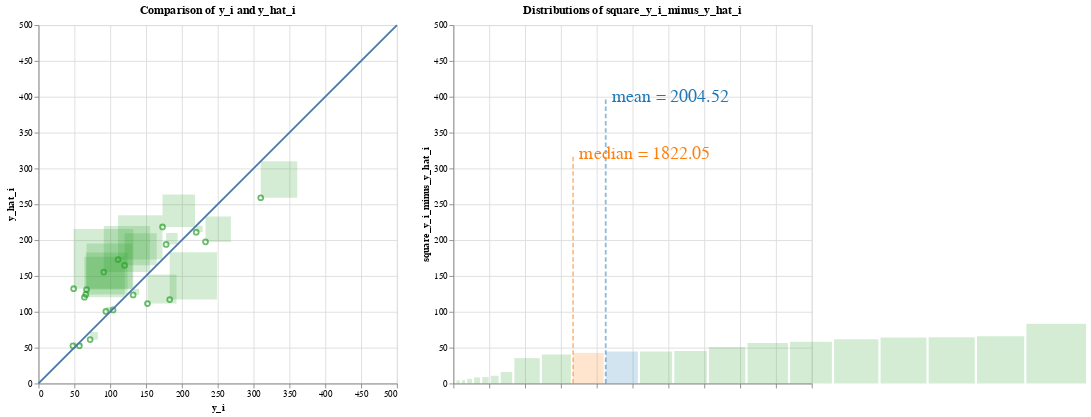

The notebook cell saved with this chart:
### Code cell
# mean squared error
########### BEGIN COMPUTATION GRAPH ##########
## Everything below can be extracted from the abstract syntax tree

square_y_i_minus_y_hat_i = np.square(y_i_minus_y_hat_i)
mean_square_error = np.mean(square_y_i_minus_y_hat_i)
data_dict['square_y_i_minus_y_hat_i'] = square_y_i_minus_y_hat_i
data_dict['mean_square_error'] = mean_square_error

mean = ComputationNode('mean', None, 'mean', input_data=['square_y_i_minus_y_hat_i'], output_data='mean_square_error')
square_residuals = ComputationNode('square_y_i_minus_y_hat_i', mean, 'vector_square', input_data=['y_i_minus_y_hat_i'], output_data='square_y_i_minus_y_hat_i')
vector_difference_residuals = ComputationNode('vector_difference_residuals', square_residuals, 'vector_diff', input_data=['y_i', 'y_hat_i'], output_data='y_i_minus_y_hat_i')
y_i_res_node = ComputationNode('literal_yi_res', vector_difference_residuals, 'vector', output_data='y_i')
y_hat_node = ComputationNode('literal_yhat', vector_difference_residuals, 'vector', output_data='y_hat_i')

parser = ComputationTreeParser(mean)
parser.parse_computation_tree()
vis_containers = parser.visualization_containers
########### END COMPUTATION GRAPH ##########
# print("vis_containers is ")
# [vc.pp() for vc in vis_containers]
r = AltairRenderer(vis_containers, data_dict, input_vars=input_vars)
charts = r.convert_to_charts()

charts.display()

### Figure 1 — Vega-Lite specification as saved in the notebook (floating-point values rounded to 4 significant figures)
{"config": {"view": {"continuousWidth": 400, "continuousHeight": 300}}, "hconcat": [{"layer": [{"mark": "point", "encoding": {"color": {"condition": {"value": "yellow", "selection": "selector003"}, "field": "color", "legend": null, "scale": {"scheme": "category10"}, "type": "nominal"}, "tooltip": [{"field": "age", "type": "quantitative"}, {"field": "bmi", "type": "quantitative"}, {"field": "bp", "type": "quantitative"}, {"field": "glu", "type": "quantitative"}, {"field": "hdl", "type": "quantitative"}, {"field": "id", "type": "quantitative"}, {"field": "ldl", "type": "quantitative"}, {"field": "ltg", "type": "quantitative"}, {"field": "sex", "type": "quantitative"}, {"field": "tc", "type": "quantitative"}, {"field": "tch", "type": "quantitative"}, {"field": "y_hat_i", "type": "quantitative"}, {"field": "y_i", "type": "quantitative"}], "x": {"axis": {"title": "y_i"}, "field": "x", "scale": {"domain": [0, 500]}, "type": "quantitative"}, "y": {"axis": {"title": "y_hat_i"}, "field": "y", "scale": {"domain": [0, 500]}, "type": "quantitative"}}, "height": 400.0, "title": "Comparison of y_i and y_hat_i", "width": 400.0}, {"mark": {"type": "rect", "opacity": 0.2}, "encoding": {"color": {"condition": {"value": "yellow", "selection": "selector003"}, "field": "color", "legend": null, "scale": {"scheme": "category10"}, "type": "nominal"}, "tooltip": [{"field": "age", "type": "quantitative"}, {"field": "bmi", "type": "quantitative"}, {"field": "bp", "type": "quantitative"}, {"field": "glu", "type": "quantitative"}, {"field": "hdl", "type": "quantitative"}, {"field": "id", "type": "quantitative"}, {"field": "ldl", "type": "quantitative"}, {"field": "ltg", "type": "quantitative"}, {"field": "sex", "type": "quantitative"}, {"field": "tc", "type": "quantitative"}, {"field": "tch", "type": "quantitative"}, {"field": "y_hat_i", "type": "quantitative"}, {"field": "y_i", "type": "quantitative"}], "x": {"axis": {"title": "y_i"}, "field": "x", "scale": {"domain": [0, 500]}, "type": "quantitative"}, "x2": {"field": "squarex2"}, "y": {"axis": {"title": "y_hat_i"}, "field": "y", "scale": {"domain": [0, 500]}, "type": "quantitative"}, "y2": {"field": "squarey2"}}, "height": 400.0, "selection": {"selector003": {"type": "single", "fields": ["id"], "on": "mouseover", "empty": "none"}}, "title": "Magnitudes of square_y_i_minus_y_hat_i", "width": 400.0}, {"data": {"name": "data-e18c70fdf05de719b9350ab397f3d2c9"}, "mark": "line", "encoding": {"x": {"field": "x", "type": "quantitative"}, "y": {"field": "y", "type": "quantitative"}}}], "data": {"name": "data-61a1e290dadb42f802a7618992d736bb"}}, {"layer": [{"data": {"name": "data-4f19f44790161b023e6e6b97f04e1878"}, "mark": {"type": "rect", "opacity": 0.2}, "encoding": {"color": {"condition": {"value": "yellow", "selection": "selector003"}, "field": "color", "legend": null, "scale": {"scheme": "category10"}, "type": "nominal"}, "tooltip": [{"field": "age", "type": "quantitative"}, {"field": "bmi", "type": "quantitative"}, {"field": "bp", "type": "quantitative"}, {"field": "glu", "type": "quantitative"}, {"field": "hdl", "type": "quantitative"}, {"field": "id", "type": "quantitative"}, {"field": "ldl", "type": "quantitative"}, {"field": "ltg", "type": "quantitative"}, {"field": "sex", "type": "quantitative"}, {"field": "tc", "type": "quantitative"}, {"field": "tch", "type": "quantitative"}, {"field": "y_hat_i", "type": "quantitative"}, {"field": "y_i", "type": "quantitative"}], "x": {"axis": {"labels": false, "title": ""}, "field": "squarex", "scale": {"domain": [0, 500]}, "type": "quantitative"}, "x2": {"field": "x2"}, "y": {"axis": {"title": "square_y_i_minus_y_hat_i"}, "field": "y", "scale": {"domain": [0, 500]}, "type": "quantitative"}, "y2": {"field": "y2"}}, "height": 400.0, "selection": {"selector003": {"type": "single", "fields": ["id"], "on": "mouseover", "empty": "none"}}, "title": "Distributions of square_y_i_minus_y_hat_i"}, {"data": {"name": "data-88e0cf213edf0deed61a4e0246b177b2"}, "mark": {"type": "line", "opacity": 0.5, "strokeDash": [5, 3], "strokeWidth": 2}, "encoding": {"color": {"field": "color", "legend": null, "scale": {"scheme": "category10"}, "type": "nominal"}, "x": {"field": "x", "type": "quantitative"}, "y": {"field": "y", "type": "quantitative"}}}, {"data": {"name": "data-88e0cf213edf0deed61a4e0246b177b2"}, "mark": {"type": "text", "align": "left", "baseline": "middle", "dx": 7, "fontSize": 20}, "encoding": {"color": {"field": "color", "legend": null, "scale": {"scheme": "category10"}, "type": "nominal"}, "text": {"value": "mean = 2004.52"}, "x": {"field": "x", "type": "quantitative"}, "y": {"field": "y", "type": "quantitative"}}, "transform": [{"filter": "(datum.y > 0)"}]}, {"data": {"name": "data-abf910d9a85d46276cb485285b5f25bf"}, "mark": {"type": "line", "opacity": 0.5, "strokeDash": [5, 3], "strokeWidth": 2}, "encoding": {"color": {"field": "color", "legend": null, "scale": {"scheme": "category10"}, "type": "nominal"}, "x": {"field": "x", "type": "quantitative"}, "y": {"field": "y", "type": "quantitative"}}}, {"data": {"name": "data-abf910d9a85d46276cb485285b5f25bf"}, "mark": {"type": "text", "align": "left", "baseline": "middle", "dx": 7, "fontSize": 20}, "encoding": {"color": {"field": "color", "legend": null, "scale": {"scheme": "category10"}, "type": "nominal"}, "text": {"value": "median = 1822.05"}, "x": {"field": "x", "type": "quantitative"}, "y": {"field": "y", "type": "quantitative"}}, "transform": [{"filter": "(datum.y > 0)"}]}]}], "$schema": "https://vega.github.io/schema/vega-lite/v4.17.0.json", "datasets": {"data-61a1e290dadb42f802a7618992d736bb": [{"linediff": 35.38, "color": "square_y_i_minus_y_hat_i", "x": 233.0, "y": 197.6, "squarediff": 35.38, "id": 0, "y_i": 233.0, "y_hat_i": 197.6, "age": -0.07817, "sex": 0.05068, "bmi": 0.07786, "bp": 0.05286, "tc": 0.07824, "ldl": 0.06445, "hdl": 0.02655, "tch": -0.002592, "ltg": 0.04067, "glu": -0.009362, "squarex2": 268.4, "squarey2": 233.0}, {"linediff": -64.44, "color": "square_y_i_minus_y_hat_i", "x": 91.0, "y": 155.4, "squarediff": 64.44, "id": 1, "y_i": 91.0, "y_hat_i": 155.4, "age": 0.009016, "sex": 0.05068, "bmi": -0.03962, "bp": 0.02876, "tc": 0.03833, "ldl": 0.07353, "hdl": -0.07285, "tch": 0.1081, "ltg": 0.01557, "glu": -0.04664, "squarex2": 155.4, "squarey2": 219.9}, {"linediff": -61.89, "color": "square_y_i_minus_y_hat_i", "x": 111.0, "y": 172.9, "squarediff": 61.89, "id": 2, "y_i": 111.0, "y_hat_i": 172.9, "age": 0.001751, "sex": 0.05068, "bmi": 0.01104, "bp": -0.01944, "tc": -0.0167, "ldl": -0.003819, "hdl": -0.04708, "tch": 0.03431, "ltg": 0.02406, "glu": 0.02377, "squarex2": 172.9, "squarey2": 234.8}, {"linediff": 40.47, "color": "square_y_i_minus_y_hat_i", "x": 152.0, "y": 111.5, "squarediff": 40.47, "id": 3, "y_i": 152.0, "y_hat_i": 111.5, "age": -0.07817, "sex": -0.04464, "bmi": -0.0407, "bp": -0.08141, "tc": -0.1006, "ldl": -0.1128, "hdl": 0.02287, "tch": -0.07639, "ltg": -0.02029, "glu": -0.05078, "squarex2": 192.5, "squarey2": 152.0}, {"linediff": -44.79, "color": "square_y_i_minus_y_hat_i", "x": 120.0, "y": 164.8, "squarediff": 44.79, "id": 4, "y_i": 120.0, "y_hat_i": 164.8, "age": 0.03081, "sex": 0.05068, "bmi": -0.03423, "bp": 0.04367, "tc": 0.0576, "ldl": 0.06883, "hdl": -0.03236, "tch": 0.05756, "ltg": 0.03546, "glu": 0.08591, "squarex2": 164.8, "squarey2": 209.6}, {"linediff": -64.07, "color": "square_y_i_minus_y_hat_i", "x": 67.0, "y": 131.1, "squarediff": 64.07, "id": 5, "y_i": 67.0, "y_hat_i": 131.1, "age": -0.03457, "sex": 0.05068, "bmi": 0.00565, "bp": -0.00567, "tc": -0.07312, "ldl": -0.06269, "hdl": -0.006584, "tch": -0.03949, "ltg": -0.04542, "glu": 0.03206, "squarex2": 131.1, "squarey2": 195.1}, {"linediff": 50.88, "color": "square_y_i_minus_y_hat_i", "x": 310.0, "y": 259.1, "squarediff": 50.88, "id": 6, "y_i": 310.0, "y_hat_i": 259.1, "age": 0.04897, "sex": 0.05068, "bmi": 0.08864, "bp": 0.08729, "tc": 0.03558, "ldl": 0.02155, "hdl": -0.02499, "tch": 0.03431, "ltg": 0.06605, "glu": 0.1315, "squarex2": 360.9, "squarey2": 310.0}, {"linediff": -6.479, "color": "square_y_i_minus_y_hat_i", "x": 94.0, "y": 100.5, "squarediff": 6.479, "id": 7, "y_i": 94.0, "y_hat_i": 100.5, "age": -0.04184, "sex": -0.04464, "bmi": -0.03315, "bp": -0.02288, "tc": 0.04659, "ldl": 0.04159, "hdl": 0.056, "tch": -0.02473, "ltg": -0.02595, "glu": -0.03836, "squarex2": 100.5, "squarey2": 107.0}, {"linediff": 65.94, "color": "square_y_i_minus_y_hat_i", "x": 183.0, "y": 117.1, "squarediff": 65.94, "id": 8, "y_i": 183.0, "y_hat_i": 117.1, "age": -0.009147, "sex": -0.04464, "bmi": -0.05686, "bp": -0.05043, "tc": 0.02182, "ldl": 0.04535, "hdl": -0.02867, "tch": 0.03431, "ltg": -0.009919, "glu": -0.01765, "squarex2": 248.9, "squarey2": 183.0}, {"linediff": -58.3, "color": "square_y_i_minus_y_hat_i", "x": 66.0, "y": 124.3, "squarediff": 58.3, "id": 9, "y_i": 66.0, "y_hat_i": 124.3, "age": 0.07077, "sex": 0.05068, "bmi": -0.031, "bp": 0.02187, "tc": -0.03734, "ldl": -0.04703, "hdl": 0.03391, "tch": -0.03949, "ltg": -0.01496, "glu": -0.001078, "squarex2": 124.3, "squarey2": 182.6}, {"linediff": -45.37, "color": "square_y_i_minus_y_hat_i", "x": 173.0, "y": 218.4, "squarediff": 45.37, "id": 10, "y_i": 173.0, "y_hat_i": 218.4, "age": 0.009016, "sex": -0.04464, "bmi": 0.05523, "bp": -0.00567, "tc": 0.0576, "ldl": 0.04472, "hdl": -0.002903, "tch": 0.02324, "ltg": 0.05569, "glu": 0.1066, "squarex2": 218.4, "squarey2": 263.7}, {"linediff": 10.8, "color": "square_y_i_minus_y_hat_i", "x": 72.0, "y": 61.2, "squarediff": 10.8, "id": 11, "y_i": 72.0, "y_hat_i": 61.2, "age": -0.02731, "sex": -0.04464, "bmi": -0.0601, "bp": -0.02977, "tc": 0.04659, "ldl": 0.01998, "hdl": 0.1223, "tch": -0.03949, "ltg": -0.0514, "glu": -0.009362, "squarex2": 82.8, "squarey2": 72.0}, {"linediff": -83.25, "color": "square_y_i_minus_y_hat_i", "x": 49.0, "y": 132.2, "squarediff": 83.25, "id": 12, "y_i": 49.0, "y_hat_i": 132.2, "age": 0.01628, "sex": -0.04464, "bmi": 0.001339, "bp": 0.008101, "tc": 0.005311, "ldl": 0.0109, "hdl": 0.03023, "tch": -0.03949, "ltg": -0.04542, "glu": 0.03206, "squarex2": 132.2, "squarey2": 215.5}, {"linediff": -56.33, "color": "square_y_i_minus_y_hat_i", "x": 64.0, "y": 120.3, "squarediff": 56.33, "id": 13, "y_i": 64.0, "y_hat_i": 120.3, "age": -0.01278, "sex": -0.04464, "bmi": -0.02345, "bp": -0.0401, "tc": -0.0167, "ldl": 0.004636, "hdl": -0.01763, "tch": -0.002592, "ltg": -0.03846, "glu": -0.03836, "squarex2": 120.3, "squarey2": 176.7}, {"linediff": -4.545, "color": "square_y_i_minus_y_hat_i", "x": 48.0, "y": 52.55, "squarediff": 4.545, "id": 14, "y_i": 48.0, "y_hat_i": 52.55, "age": -0.05637, "sex": -0.04464, "bmi": -0.07411, "bp": -0.05043, "tc": -0.02496, "ldl": -0.04703, "hdl": 0.09282, "tch": -0.07639, "ltg": -0.06118, "glu": -0.04664, "squarex2": 52.55, "squarey2": 57.09}, {"linediff": -16.04, "color": "square_y_i_minus_y_hat_i", "x": 178.0, "y": 194.0, "squarediff": 16.04, "id": 15, "y_i": 178.0, "y_hat_i": 194.0, "age": 0.04171, "sex": 0.05068, "bmi": 0.01966, "bp": 0.05974, "tc": -0.005697, "ldl": -0.002566, "hdl": -0.02867, "tch": -0.002592, "ltg": 0.03119, "glu": 0.007207, "squarex2": 194.0, "squarey2": 210.1}, {"linediff": 1.424, "color": "square_y_i_minus_y_hat_i", "x": 104.0, "y": 102.6, "squarediff": 1.424, "id": 16, "y_i": 104.0, "y_hat_i": 102.6, "age": -0.005515, "sex": 0.05068, "bmi": -0.01591, "bp": -0.06764, "tc": 0.04934, "ldl": 0.07917, "hdl": -0.02867, "tch": 0.03431, "ltg": -0.01811, "glu": 0.04449, "squarex2": 105.4, "squarey2": 104.0}, {"linediff": 8.432, "color": "square_y_i_minus_y_hat_i", "x": 132.0, "y": 123.6, "squarediff": 8.432, "id": 17, "y_i": 132.0, "y_hat_i": 123.6, "age": 0.04171, "sex": 0.05068, "bmi": -0.01591, "bp": 0.01729, "tc": -0.03734, "ldl": -0.01384, "hdl": -0.02499, "tch": -0.01108, "ltg": -0.04688, "glu": 0.01549, "squarex2": 140.4, "squarey2": 132.0}, {"linediff": 8.965, "color": "square_y_i_minus_y_hat_i", "x": 220.0, "y": 211.0, "squarediff": 8.965, "id": 18, "y_i": 220.0, "y_hat_i": 211.0, "age": -0.04547, "sex": -0.04464, "bmi": 0.03906, "bp": 0.001215, "tc": 0.01632, "ldl": 0.01528, "hdl": -0.02867, "tch": 0.02656, "ltg": 0.04453, "glu": -0.02593, "squarex2": 229.0, "squarey2": 220.0}, {"linediff": 4.398, "color": "square_y_i_minus_y_hat_i", "x": 57.0, "y": 52.6, "squarediff": 4.398, "id": 19, "y_i": 57.0, "y_hat_i": 52.6, "age": -0.04547, "sex": -0.04464, "bmi": -0.07303, "bp": -0.08141, "tc": 0.08374, "ldl": 0.02781, "hdl": 0.1738, "tch": -0.03949, "ltg": -0.004222, "glu": 0.003064, "squarex2": 61.4, "squarey2": 57.0}], "data-e18c70fdf05de719b9350ab397f3d2c9": [{"x": 0, "y": 0}, {"x": 500, "y": 500}], "data-4f19f44790161b023e6e6b97f04e1878": [{"val": 2.029, "is_mean": false, "is_median": false, "y_i": 104.0, "y_hat_i": 102.6, "age": -0.005515, "sex": 0.05068, "bmi": -0.01591, "bp": -0.06764, "tc": 0.04934, "ldl": 0.07917, "hdl": -0.02867, "tch": 0.03431, "ltg": -0.01811, "glu": 0.04449, "id": 16, "x": 0, "color": "square_y_i_minus_y_hat_i", "sqrtval": 1.424, "squarex": 0.0, "y": 0, "x2": 1.424, "y2": 1.424}, {"val": 19.34, "is_mean": false, "is_median": false, "y_i": 57.0, "y_hat_i": 52.6, "age": -0.04547, "sex": -0.04464, "bmi": -0.07303, "bp": -0.08141, "tc": 0.08374, "ldl": 0.02781, "hdl": 0.1738, "tch": -0.03949, "ltg": -0.004222, "glu": 0.003064, "id": 19, "x": 1, "color": "square_y_i_minus_y_hat_i", "sqrtval": 4.398, "squarex": 4.424, "y": 0, "x2": 8.822, "y2": 4.398}, {"val": 20.66, "is_mean": false, "is_median": false, "y_i": 48.0, "y_hat_i": 52.55, "age": -0.05637, "sex": -0.04464, "bmi": -0.07411, "bp": -0.05043, "tc": -0.02496, "ldl": -0.04703, "hdl": 0.09282, "tch": -0.07639, "ltg": -0.06118, "glu": -0.04664, "id": 14, "x": 2, "color": "square_y_i_minus_y_hat_i", "sqrtval": 4.545, "squarex": 11.82, "y": 0, "x2": 16.37, "y2": 4.545}, {"val": 41.97, "is_mean": false, "is_median": false, "y_i": 94.0, "y_hat_i": 100.5, "age": -0.04184, "sex": -0.04464, "bmi": -0.03315, "bp": -0.02288, "tc": 0.04659, "ldl": 0.04159, "hdl": 0.056, "tch": -0.02473, "ltg": -0.02595, "glu": -0.03836, "id": 7, "x": 3, "color": "square_y_i_minus_y_hat_i", "sqrtval": 6.479, "squarex": 19.37, "y": 0, "x2": 25.85, "y2": 6.479}, {"val": 71.1, "is_mean": false, "is_median": false, "y_i": 132.0, "y_hat_i": 123.6, "age": 0.04171, "sex": 0.05068, "bmi": -0.01591, "bp": 0.01729, "tc": -0.03734, "ldl": -0.01384, "hdl": -0.02499, "tch": -0.01108, "ltg": -0.04688, "glu": 0.01549, "id": 17, "x": 4, "color": "square_y_i_minus_y_hat_i", "sqrtval": 8.432, "squarex": 28.85, "y": 0, "x2": 37.28, "y2": 8.432}, {"val": 80.38, "is_mean": false, "is_median": false, "y_i": 220.0, "y_hat_i": 211.0, "age": -0.04547, "sex": -0.04464, "bmi": 0.03906, "bp": 0.001215, "tc": 0.01632, "ldl": 0.01528, "hdl": -0.02867, "tch": 0.02656, "ltg": 0.04453, "glu": -0.02593, "id": 18, "x": 5, "color": "square_y_i_minus_y_hat_i", "sqrtval": 8.965, "squarex": 40.28, "y": 0, "x2": 49.24, "y2": 8.965}, {"val": 116.7, "is_mean": false, "is_median": false, "y_i": 72.0, "y_hat_i": 61.2, "age": -0.02731, "sex": -0.04464, "bmi": -0.0601, "bp": -0.02977, "tc": 0.04659, "ldl": 0.01998, "hdl": 0.1223, "tch": -0.03949, "ltg": -0.0514, "glu": -0.009362, "id": 11, "x": 6, "color": "square_y_i_minus_y_hat_i", "sqrtval": 10.8, "squarex": 52.24, "y": 0, "x2": 63.05, "y2": 10.8}, {"val": 257.2, "is_mean": false, "is_median": false, "y_i": 178.0, "y_hat_i": 194.0, "age": 0.04171, "sex": 0.05068, "bmi": 0.01966, "bp": 0.05974, "tc": -0.005697, "ldl": -0.002566, "hdl": -0.02867, "tch": -0.002592, "ltg": 0.03119, "glu": 0.007207, "id": 15, "x": 7, "color": "square_y_i_minus_y_hat_i", "sqrtval": 16.04, "squarex": 66.05, "y": 0, "x2": 82.09, "y2": 16.04}, {"val": 1252.0, "is_mean": false, "is_median": false, "y_i": 233.0, "y_hat_i": 197.6, "age": -0.07817, "sex": 0.05068, "bmi": 0.07786, "bp": 0.05286, "tc": 0.07824, "ldl": 0.06445, "hdl": 0.02655, "tch": -0.002592, "ltg": 0.04067, "glu": -0.009362, "id": 0, "x": 8, "color": "square_y_i_minus_y_hat_i", "sqrtval": 35.38, "squarex": 85.09, "y": 0, "x2": 120.5, "y2": 35.38}, {"val": 1638.0, "is_mean": false, "is_median": false, "y_i": 152.0, "y_hat_i": 111.5, "age": -0.07817, "sex": -0.04464, "bmi": -0.0407, "bp": -0.08141, "tc": -0.1006, "ldl": -0.1128, "hdl": 0.02287, "tch": -0.07639, "ltg": -0.02029, "glu": -0.05078, "id": 3, "x": 9, "color": "square_y_i_minus_y_hat_i", "sqrtval": 40.47, "squarex": 123.5, "y": 0, "x2": 163.9, "y2": 40.47}, {"val": 1822.0, "is_mean": false, "is_median": true, "y_i": -2.0, "y_hat_i": -2.0, "age": -2.0, "sex": -2.0, "bmi": -2.0, "bp": -2.0, "tc": -2.0, "ldl": -2.0, "hdl": -2.0, "tch": -2.0, "ltg": -2.0, "glu": -2.0, "id": 21, "x": 10, "color": "median", "sqrtval": 42.69, "squarex": 166.9, "y": 0, "x2": 209.6, "y2": 42.69}, {"val": 2005.0, "is_mean": true, "is_median": false, "y_i": -1.0, "y_hat_i": -1.0, "age": -1.0, "sex": -1.0, "bmi": -1.0, "bp": -1.0, "tc": -1.0, "ldl": -1.0, "hdl": -1.0, "tch": -1.0, "ltg": -1.0, "glu": -1.0, "id": 20, "x": 11, "color": "mean", "sqrtval": 44.77, "squarex": 212.6, "y": 0, "x2": 257.4, "y2": 44.77}, {"val": 2007.0, "is_mean": false, "is_median": false, "y_i": 120.0, "y_hat_i": 164.8, "age": 0.03081, "sex": 0.05068, "bmi": -0.03423, "bp": 0.04367, "tc": 0.0576, "ldl": 0.06883, "hdl": -0.03236, "tch": 0.05756, "ltg": 0.03546, "glu": 0.08591, "id": 4, "x": 12, "color": "square_y_i_minus_y_hat_i", "sqrtval": 44.79, "squarex": 260.4, "y": 0, "x2": 305.2, "y2": 44.79}, {"val": 2058.0, "is_mean": false, "is_median": false, "y_i": 173.0, "y_hat_i": 218.4, "age": 0.009016, "sex": -0.04464, "bmi": 0.05523, "bp": -0.00567, "tc": 0.0576, "ldl": 0.04472, "hdl": -0.002903, "tch": 0.02324, "ltg": 0.05569, "glu": 0.1066, "id": 10, "x": 13, "color": "square_y_i_minus_y_hat_i", "sqrtval": 45.37, "squarex": 308.2, "y": 0, "x2": 353.6, "y2": 45.37}, {"val": 2588.0, "is_mean": false, "is_median": false, "y_i": 310.0, "y_hat_i": 259.1, "age": 0.04897, "sex": 0.05068, "bmi": 0.08864, "bp": 0.08729, "tc": 0.03558, "ldl": 0.02155, "hdl": -0.02499, "tch": 0.03431, "ltg": 0.06605, "glu": 0.1315, "id": 6, "x": 14, "color": "square_y_i_minus_y_hat_i", "sqrtval": 50.88, "squarex": 356.6, "y": 0, "x2": 407.4, "y2": 50.88}, {"val": 3173.0, "is_mean": false, "is_median": false, "y_i": 64.0, "y_hat_i": 120.3, "age": -0.01278, "sex": -0.04464, "bmi": -0.02345, "bp": -0.0401, "tc": -0.0167, "ldl": 0.004636, "hdl": -0.01763, "tch": -0.002592, "ltg": -0.03846, "glu": -0.03836, "id": 13, "x": 15, "color": "square_y_i_minus_y_hat_i", "sqrtval": 56.33, "squarex": 410.4, "y": 0, "x2": 466.8, "y2": 56.33}, {"val": 3399.0, "is_mean": false, "is_median": false, "y_i": 66.0, "y_hat_i": 124.3, "age": 0.07077, "sex": 0.05068, "bmi": -0.031, "bp": 0.02187, "tc": -0.03734, "ldl": -0.04703, "hdl": 0.03391, "tch": -0.03949, "ltg": -0.01496, "glu": -0.001078, "id": 9, "x": 16, "color": "square_y_i_minus_y_hat_i", "sqrtval": 58.3, "squarex": 469.8, "y": 0, "x2": 528.1, "y2": 58.3}, {"val": 3830.0, "is_mean": false, "is_median": false, "y_i": 111.0, "y_hat_i": 172.9, "age": 0.001751, "sex": 0.05068, "bmi": 0.01104, "bp": -0.01944, "tc": -0.0167, "ldl": -0.003819, "hdl": -0.04708, "tch": 0.03431, "ltg": 0.02406, "glu": 0.02377, "id": 2, "x": 17, "color": "square_y_i_minus_y_hat_i", "sqrtval": 61.89, "squarex": 531.1, "y": 0, "x2": 593.0, "y2": 61.89}, {"val": 4105.0, "is_mean": false, "is_median": false, "y_i": 67.0, "y_hat_i": 131.1, "age": -0.03457, "sex": 0.05068, "bmi": 0.00565, "bp": -0.00567, "tc": -0.07312, "ldl": -0.06269, "hdl": -0.006584, "tch": -0.03949, "ltg": -0.04542, "glu": 0.03206, "id": 5, "x": 18, "color": "square_y_i_minus_y_hat_i", "sqrtval": 64.07, "squarex": 596.0, "y": 0, "x2": 660.0, "y2": 64.07}, {"val": 4153.0, "is_mean": false, "is_median": false, "y_i": 91.0, "y_hat_i": 155.4, "age": 0.009016, "sex": 0.05068, "bmi": -0.03962, "bp": 0.02876, "tc": 0.03833, "ldl": 0.07353, "hdl": -0.07285, "tch": 0.1081, "ltg": 0.01557, "glu": -0.04664, "id": 1, "x": 19, "color": "square_y_i_minus_y_hat_i", "sqrtval": 64.44, "squarex": 663.0, "y": 0, "x2": 727.5, "y2": 64.44}, {"val": 4348.0, "is_mean": false, "is_median": false, "y_i": 183.0, "y_hat_i": 117.1, "age": -0.009147, "sex": -0.04464, "bmi": -0.05686, "bp": -0.05043, "tc": 0.02182, "ldl": 0.04535, "hdl": -0.02867, "tch": 0.03431, "ltg": -0.009919, "glu": -0.01765, "id": 8, "x": 20, "color": "square_y_i_minus_y_hat_i", "sqrtval": 65.94, "squarex": 730.5, "y": 0, "x2": 796.4, "y2": 65.94}, {"val": 6930.0, "is_mean": false, "is_median": false, "y_i": 49.0, "y_hat_i": 132.2, "age": 0.01628, "sex": -0.04464, "bmi": 0.001339, "bp": 0.008101, "tc": 0.005311, "ldl": 0.0109, "hdl": 0.03023, "tch": -0.03949, "ltg": -0.04542, "glu": 0.03206, "id": 12, "x": 21, "color": "square_y_i_minus_y_hat_i", "sqrtval": 83.25, "squarex": 799.4, "y": 0, "x2": 882.6, "y2": 83.25}], "data-88e0cf213edf0deed61a4e0246b177b2": [{"x": 212.5, "y": 0.0, "color": "mean"}, {"x": 212.5, "y": 400.0, "color": "mean"}], "data-abf910d9a85d46276cb485285b5f25bf": [{"x": 167.0, "y": 0.0, "color": "median"}, {"x": 167.0, "y": 320.0, "color": "median"}]}}
